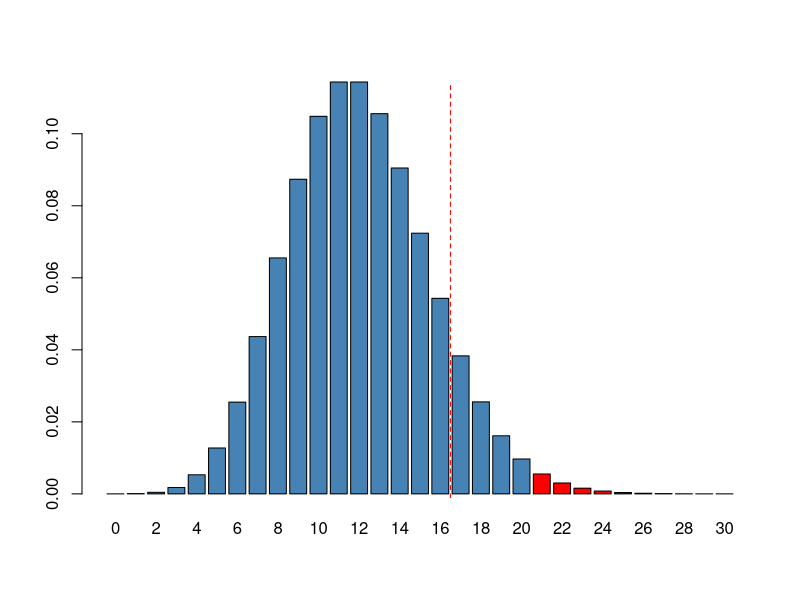

The R source for this figure:


# 1. Beräkna sannolikheterna
p_en_vecka <- ppois(20, lambda = 12, lower.tail = FALSE)
p_tva_veckor <- p_en_vecka^2

print(p_en_vecka)  # 0.01159774
print(p_tva_veckor) # 0.0001345075

# 2. Skapa och spara plotten
png("covid_plot.png")

x <- 0:30
y <- dpois(x, lambda = 12)

barplot(y, names.arg = x, col = ifelse(x > 20, "red", "steelblue"))
abline(v = 20.5, col = "red", lty = 2)

dev.off()
